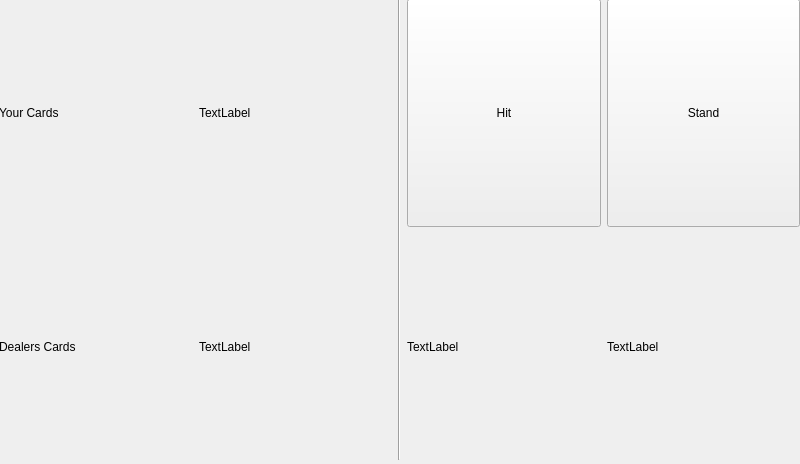
<?xml version="1.0" encoding="UTF-8"?>
<ui version="4.0">
 <class>MainWindow</class>
 <widget class="QMainWindow" name="MainWindow">
  <property name="geometry">
   <rect>
    <x>0</x>
    <y>0</y>
    <width>800</width>
    <height>464</height>
   </rect>
  </property>
  <property name="windowTitle">
   <string>MainWindow</string>
  </property>
  <widget class="QWidget" name="centralwidget">
   <widget class="QWidget" name="horizontalLayoutWidget">
    <property name="geometry">
     <rect>
      <x>-1</x>
      <y>-1</y>
      <width>801</width>
      <height>461</height>
     </rect>
    </property>
    <layout class="QHBoxLayout" name="horizontalLayout">
     <item>
      <layout class="QGridLayout" name="gridLayout_2">
       <item row="1" column="0">
        <widget class="QLabel" name="DealersCardsLabel">
         <property name="text">
          <string>Dealers Cards</string>
         </property>
        </widget>
       </item>
       <item row="0" column="0">
        <widget class="QLabel" name="YourCardsLabel">
         <property name="text">
          <string>Your Cards</string>
         </property>
        </widget>
       </item>
       <item row="0" column="1">
        <widget class="QLabel" name="YourCards">
         <property name="text">
          <string>TextLabel</string>
         </property>
        </widget>
       </item>
       <item row="1" column="1">
        <widget class="QLabel" name="DealersCards">
         <property name="text">
          <string>TextLabel</string>
         </property>
        </widget>
       </item>
      </layout>
     </item>
     <item>
      <widget class="Line" name="line_6">
       <property name="orientation">
        <enum>Qt::Vertical</enum>
       </property>
      </widget>
     </item>
     <item>
      <layout class="QGridLayout" name="gridLayout">
       <item row="0" column="0">
        <widget class="QPushButton" name="HitButton">
         <property name="sizePolicy">
          <sizepolicy hsizetype="Minimum" vsizetype="Minimum">
           <horstretch>0</horstretch>
           <verstretch>0</verstretch>
          </sizepolicy>
         </property>
         <property name="text">
          <string>Hit</string>
         </property>
        </widget>
       </item>
       <item row="0" column="1">
        <widget class="QPushButton" name="pushButton_2">
         <property name="sizePolicy">
          <sizepolicy hsizetype="Minimum" vsizetype="Minimum">
           <horstretch>0</horstretch>
           <verstretch>0</verstretch>
          </sizepolicy>
         </property>
         <property name="text">
          <string>Stand</string>
         </property>
        </widget>
       </item>
       <item row="1" column="0">
        <widget class="QLabel" name="StandButton">
         <property name="text">
          <string>TextLabel</string>
         </property>
        </widget>
       </item>
       <item row="1" column="1">
        <widget class="QLabel" name="label_6">
         <property name="text">
          <string>TextLabel</string>
         </property>
        </widget>
       </item>
      </layout>
     </item>
    </layout>
   </widget>
  </widget>
 </widget>
 <resources/>
 <connections/>
</ui>
